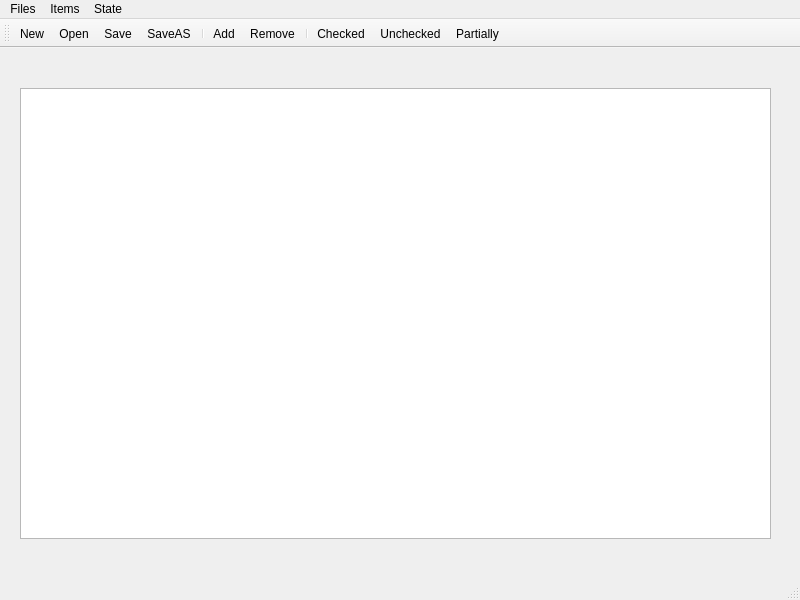
<?xml version="1.0" encoding="UTF-8"?>
<ui version="4.0">
 <class>MainWindow</class>
 <widget class="QMainWindow" name="MainWindow">
  <property name="geometry">
   <rect>
    <x>0</x>
    <y>0</y>
    <width>800</width>
    <height>600</height>
   </rect>
  </property>
  <property name="windowTitle">
   <string>MainWindow</string>
  </property>
  <widget class="QWidget" name="centralwidget">
   <widget class="QListWidget" name="listWidget">
    <property name="geometry">
     <rect>
      <x>20</x>
      <y>40</y>
      <width>751</width>
      <height>451</height>
     </rect>
    </property>
   </widget>
  </widget>
  <widget class="QMenuBar" name="menubar">
   <property name="geometry">
    <rect>
     <x>0</x>
     <y>0</y>
     <width>800</width>
     <height>23</height>
    </rect>
   </property>
   <widget class="QMenu" name="menuFiles">
    <property name="title">
     <string>Files</string>
    </property>
    <addaction name="actionNew"/>
    <addaction name="actionOpen"/>
    <addaction name="separator"/>
    <addaction name="actionSave"/>
    <addaction name="actionSaveAS"/>
    <addaction name="separator"/>
    <addaction name="actionEit"/>
   </widget>
   <widget class="QMenu" name="menuItems">
    <property name="title">
     <string>Items</string>
    </property>
    <addaction name="actionAdd"/>
    <addaction name="actionRemove"/>
    <addaction name="separator"/>
    <addaction name="actionClear"/>
    <addaction name="separator"/>
    <addaction name="actionSelect_all"/>
    <addaction name="actionSelect_none"/>
   </widget>
   <widget class="QMenu" name="menuState">
    <property name="title">
     <string>State</string>
    </property>
    <addaction name="actionChecked"/>
    <addaction name="actionUnchecked"/>
    <addaction name="actionPartially"/>
   </widget>
   <addaction name="menuFiles"/>
   <addaction name="menuItems"/>
   <addaction name="menuState"/>
  </widget>
  <widget class="QStatusBar" name="statusbar"/>
  <widget class="QToolBar" name="toolBar">
   <property name="windowTitle">
    <string>toolBar</string>
   </property>
   <attribute name="toolBarArea">
    <enum>TopToolBarArea</enum>
   </attribute>
   <attribute name="toolBarBreak">
    <bool>false</bool>
   </attribute>
   <addaction name="actionNew"/>
   <addaction name="actionOpen"/>
   <addaction name="actionSave"/>
   <addaction name="actionSaveAS"/>
   <addaction name="separator"/>
   <addaction name="actionAdd"/>
   <addaction name="actionRemove"/>
   <addaction name="separator"/>
   <addaction name="actionChecked"/>
   <addaction name="actionUnchecked"/>
   <addaction name="actionPartially"/>
  </widget>
  <action name="actionNew">
   <property name="icon">
    <iconset resource="resources.qrc">
     <normaloff>:/files/images/Unttitled.png</normaloff>:/files/images/Unttitled.png</iconset>
   </property>
   <property name="text">
    <string>New</string>
   </property>
  </action>
  <action name="actionOpen">
   <property name="icon">
    <iconset resource="resources.qrc">
     <normaloff>:/files/images/open_in_new_24dp_E3E3E3_FILL0_wght400_GRAD0_opsz24.png</normaloff>:/files/images/open_in_new_24dp_E3E3E3_FILL0_wght400_GRAD0_opsz24.png</iconset>
   </property>
   <property name="text">
    <string>Open</string>
   </property>
  </action>
  <action name="actionSave">
   <property name="icon">
    <iconset resource="resources.qrc">
     <normaloff>:/files/images/images.png</normaloff>:/files/images/images.png</iconset>
   </property>
   <property name="text">
    <string>Save</string>
   </property>
  </action>
  <action name="actionSaveAS">
   <property name="icon">
    <iconset resource="resources.qrc">
     <normaloff>:/files/images/save_as_24dp_E3E3E3_FILL0_wght400_GRAD0_opsz24.png</normaloff>:/files/images/save_as_24dp_E3E3E3_FILL0_wght400_GRAD0_opsz24.png</iconset>
   </property>
   <property name="text">
    <string>SaveAS</string>
   </property>
  </action>
  <action name="actionEit">
   <property name="icon">
    <iconset resource="resources.qrc">
     <normaloff>:/files/images/Untitlesdfd.png</normaloff>:/files/images/Untitlesdfd.png</iconset>
   </property>
   <property name="text">
    <string>Exit</string>
   </property>
  </action>
  <action name="actionAdd">
   <property name="icon">
    <iconset resource="resources.qrc">
     <normaloff>:/files/images/add.png</normaloff>:/files/images/add.png</iconset>
   </property>
   <property name="text">
    <string>Add</string>
   </property>
  </action>
  <action name="actionRemove">
   <property name="icon">
    <iconset resource="resources.qrc">
     <normaloff>:/files/images/remove.png</normaloff>:/files/images/remove.png</iconset>
   </property>
   <property name="text">
    <string>Remove</string>
   </property>
  </action>
  <action name="actionClear">
   <property name="icon">
    <iconset resource="resources.qrc">
     <normaloff>:/files/images/clear.png</normaloff>:/files/images/clear.png</iconset>
   </property>
   <property name="text">
    <string>Clear</string>
   </property>
  </action>
  <action name="actionSelect_all">
   <property name="icon">
    <iconset resource="resources.qrc">
     <normaloff>:/files/images/selectall.jpeg</normaloff>:/files/images/selectall.jpeg</iconset>
   </property>
   <property name="text">
    <string>Select all</string>
   </property>
  </action>
  <action name="actionSelect_none">
   <property name="icon">
    <iconset resource="resources.qrc">
     <normaloff>:/files/images/selectnone.png</normaloff>:/files/images/selectnone.png</iconset>
   </property>
   <property name="text">
    <string>Select none</string>
   </property>
  </action>
  <action name="actionChecked">
   <property name="icon">
    <iconset resource="resources.qrc">
     <normaloff>:/files/images/Untitled.png</normaloff>:/files/images/Untitled.png</iconset>
   </property>
   <property name="text">
    <string>Checked</string>
   </property>
  </action>
  <action name="actionUnchecked">
   <property name="icon">
    <iconset resource="resources.qrc">
     <normaloff>:/files/images/Untitleasdd.png</normaloff>:/files/images/Untitleasdd.png</iconset>
   </property>
   <property name="text">
    <string>Unchecked</string>
   </property>
  </action>
  <action name="actionPartially">
   <property name="icon">
    <iconset resource="resources.qrc">
     <normaloff>:/files/images/Partially.png</normaloff>:/files/images/Partially.png</iconset>
   </property>
   <property name="text">
    <string>Partially</string>
   </property>
  </action>
 </widget>
 <resources>
  <include location="resources.qrc"/>
 </resources>
 <connections/>
</ui>
